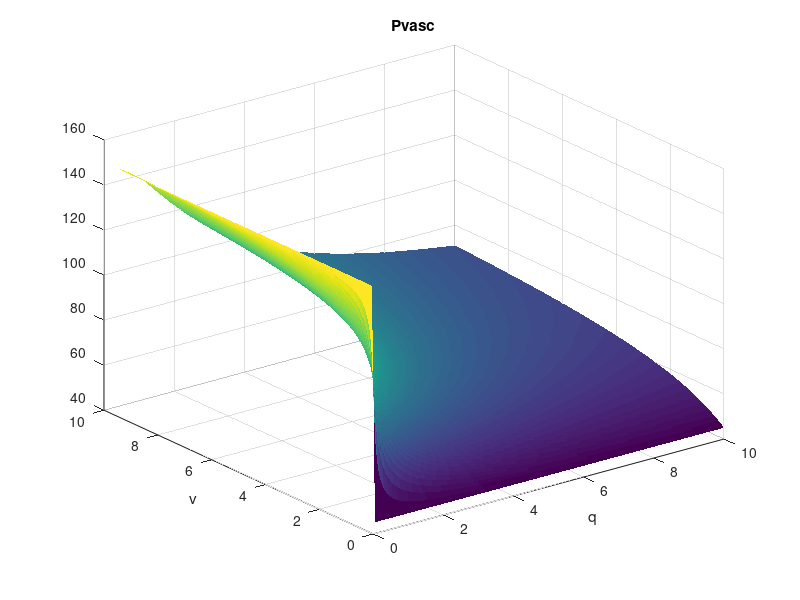
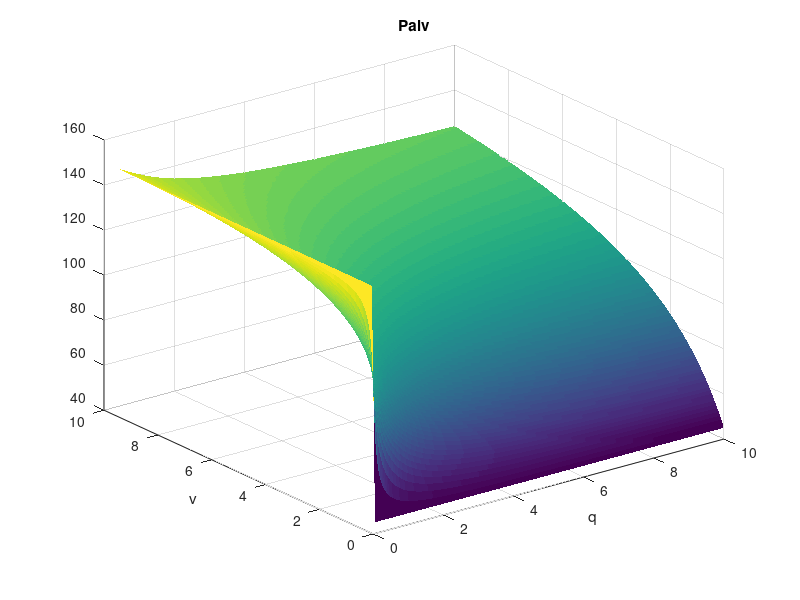
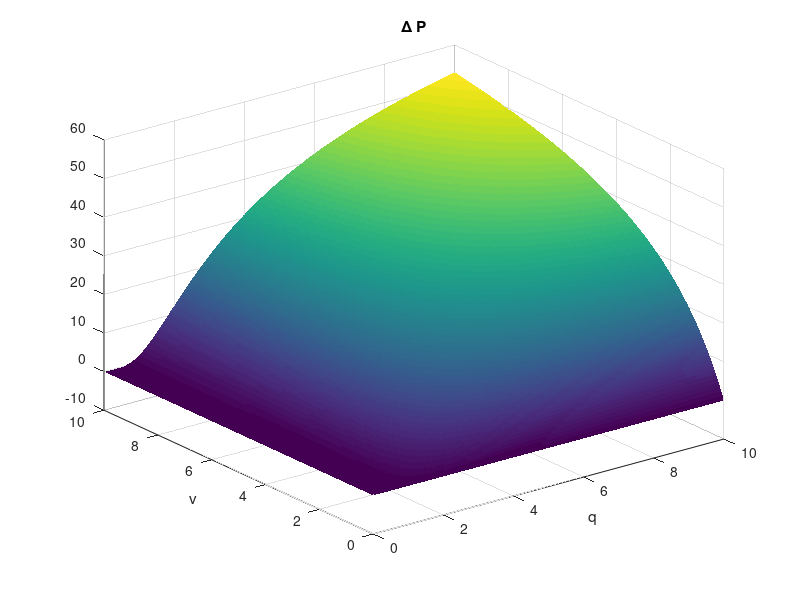
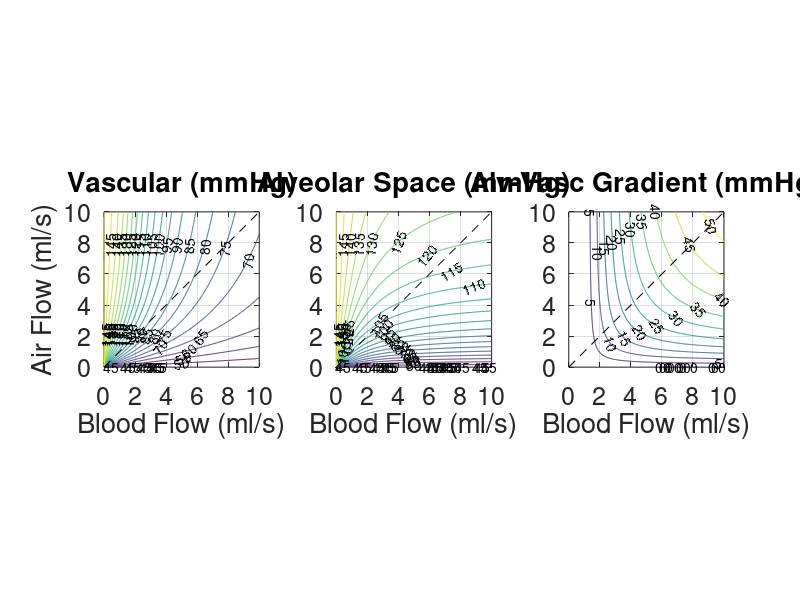

Write the MATLAB code that produced these figures, in order. (Note: this script raises an error after producing the figures.)
clear; close all; clc;

%%% parameters
D     = 4;   %apparent diffusion (ml/s)
Pair  = 150; %atmospheric oxygen partial pressure (mmHg)
Pin   = 45;  %mixed venous oxygen partial pressure - pulmonary inlet (mmHg)
Vvasc = 1;   %volume of vascular space (ml)
Valv  = 1;   %alveolar volume (ml)

Vp = 5; %ventilation flow (ml/s)
Qp = 5; %blood flow (ml/s)

par = [D Pair Pin Vvasc Valv Vp  Qp]; %parameters vector for ODE system

%%% grid for contour plot
de = 0.05;
q  = 0:de:10;
v  = 0:de:10;
[Q,V] = meshgrid(q,v);

Dv = 0.1:0.1:10; %vector of diffusion parameters to explore
Dpvasc = zeros(length(v),length(q),length(Dv));
Dpalv  = zeros(length(v),length(q),length(Dv));
Ddpac  = zeros(length(v),length(q),length(Dv));

% computing contour plot
palv  = (Pin*Q.*(exp(-D./Q)-1)-Pair*V)./(Q.*(exp(-D./Q)-1)-V);
pvasc = palv + (Pin-palv).*exp(-D./Q);
dpac  = palv - pvasc;

% contour plots for vector of diffusion parameters to explore
for j = 1:length(Dv)
    Dpalv(:,:,j)  = (Pin*Q.*(exp(-Dv(j)./Q)-1)-V.*Pair)./(Q.*(exp(-Dv(j)./Q)-1)-V);
    Dpvasc(:,:,j) = Dpalv(:,:,j) + (Pin-Dpalv(:,:,j)).*exp(-Dv(j)./Q);
    Ddpac(:,:,j)  = Dpalv(:,:,j) - Dpvasc(:,:,j);
end

figure;
surf(Q,V,pvasc, 'EdgeColor','none')
title('Pvasc')
xlabel('q')
ylabel('v')
% set(gca,'zscale','log')
% axis equal

figure;
surf(Q,V,palv, 'EdgeColor','none')
title('Palv')
xlabel('q')
ylabel('v')
% set(gca,'zscale','log')
% axis equal

figure;
surf(Q,V,dpac, 'EdgeColor','none')
title('\Delta P')
xlabel('q')
ylabel('v')
% set(gca,'zscale','log')
% axis equal


CON = -30:5:150;
x = 0:10;
figure; % Contour Plot
subplot(1,3,1)
contour(Q,V,pvasc,CON,'ShowText','on')
hold on
plot(x,x,'k--')
set(gca,'fontsize',18)
title('Vascular (mmHg)')
xlabel('Blood Flow (ml/s)')
ylabel('Air Flow (ml/s)')
axis equal
grid on

subplot(1,3,2)
contour(Q,V,palv,CON,'ShowText','on')
hold on
plot(x,x,'k--')
set(gca,'fontsize',18)
title('Alveolar Space (mmHg)')
xlabel('Blood Flow (ml/s)')
axis equal
grid on

subplot(1,3,3)
contour(Q,V,dpac,CON,'ShowText','on')
hold on
plot(x,x,'k--')
set(gca,'fontsize',18)
title('Alv-Vasc Gradient (mmHg)')
xlabel('Blood Flow (ml/s)')
axis equal
grid on

%%%%%%%%%%%%%%%%%%%%%%%%%%%%%%%%%%%%%%%%%%%%
%%% big old plots
% figure; % Contour Plot
% subplot(3,3,1)
% contour(Q,V,squeeze(Dpvasc(:,:,1)),CON,'ShowText','on')
% hold on
% plot(x,x,'k--')
% set(gca,'fontsize',18)
% title('Vascular (mmHg)')
% ylabel('Air Flow (ml/s)')
% axis equal
% grid on
% 
% subplot(3,3,2)
% contour(Q,V,squeeze(Dpalv(:,:,1)),CON,'ShowText','on')
% hold on
% plot(x,x,'k--')
% set(gca,'fontsize',18)
% title('Alveolar Space (mmHg)')
% axis equal
% grid on
% 
% subplot(3,3,3)
% contour(Q,V,squeeze(Ddpac(:,:,1)),CON,'ShowText','on')
% hold on
% plot(x,x,'k--')
% set(gca,'fontsize',18)
% title('Alv-Vasc Gradient (mmHg)')
% axis equal
% grid on
% 
% subplot(3,3,4)
% contour(Q,V,squeeze(Dpvasc(:,:,2)),CON,'ShowText','on')
% hold on
% plot(x,x,'k--')
% set(gca,'fontsize',18)
% ylabel('Air Flow (ml/s)')
% axis equal
% grid on
% 
% subplot(3,3,5)
% contour(Q,V,squeeze(Dpalv(:,:,2)),CON,'ShowText','on')
% hold on
% plot(x,x,'k--')
% set(gca,'fontsize',18)
% axis equal
% grid on
% 
% subplot(3,3,6)
% contour(Q,V,squeeze(Ddpac(:,:,2)),CON,'ShowText','on')
% hold on
% plot(x,x,'k--')
% set(gca,'fontsize',18)
% axis equal
% grid on
% 
% subplot(3,3,7)
% contour(Q,V,squeeze(Dpvasc(:,:,3)),CON,'ShowText','on')
% hold on
% plot(x,x,'k--')
% set(gca,'fontsize',18)
% xlabel('Blood Flow (ml/s)')
% ylabel('Air Flow (ml/s)')
% axis equal
% grid on
% 
% subplot(3,3,8)
% contour(Q,V,squeeze(Dpalv(:,:,3)),CON,'ShowText','on')
% hold on
% plot(x,x,'k--')
% set(gca,'fontsize',18)
% xlabel('Blood Flow (ml/s)')
% axis equal
% grid on
% 
% subplot(3,3,9)
% contour(Q,V,squeeze(Ddpac(:,:,3)),CON,'ShowText','on')
% hold on
% plot(x,x,'k--')
% set(gca,'fontsize',18)
% xlabel('Blood Flow (ml/s)')
% axis equal
% grid on

%%% making gifs
h = figure('units','normalized','outerposition',[0 0 1 1]);
for i = 1:length(Dv) %iterate by size of Dv
    %%%% make contour plots
    cla(gca)
    
    contour(Q,V,squeeze(Dpvasc(:,:,i)),CON,'ShowText','on')
    hold on
    plot(x,x,'k--')
    set(gca,'fontsize',18)
    xlabel('Cardiac Output (ml/s)')
    ylabel('Ventilation Magnitude (ml/s)')
    text(9,1,['D = ', num2str(Dv(i))],'fontsize',18)
    axis equal
    grid on
    
    if i == 1
        gif('ModelC.gif','DelayTime',1/15) %make gif file
    else
        gif %append frame to gif
    end
    disp(i)
end
